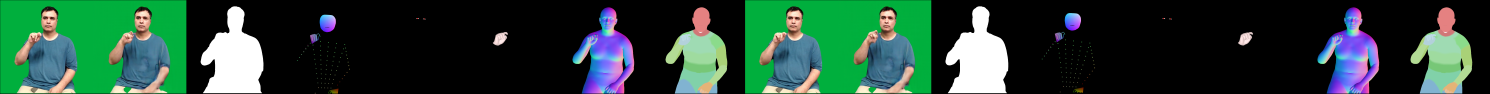
#> input picture zhangteng/m_figures/chapter4/result/how2sign/ccbr_110_000000.png, 16390 x 1028 px (shown at 1/11 size)
$ python 1.py
#> lines starting #> are read from the running program, lines starting #| are printed output that depends on the picture
from PIL import Image

def crop_image(input_image_path, output_image_path):
#> called with input_image_path = 'ccbr_110_000000.png', output_image_path = 'origin.jpg'
    with Image.open(input_image_path) as img:
        # 裁剪参数：从x=1024开始，宽度为1024，高度为1024
#> img is the input picture: PIL image 16390x1028 RGB; mean R, G, B 38, 66.6, 53.3
        start_x = 0
        start_y = 0  # 从图像顶部开始裁剪
        width = 1024
        height = 1024
        box = (start_x, start_y, start_x + width, start_y + height)

        # 裁剪图像
        cropped_image = img.crop(box)
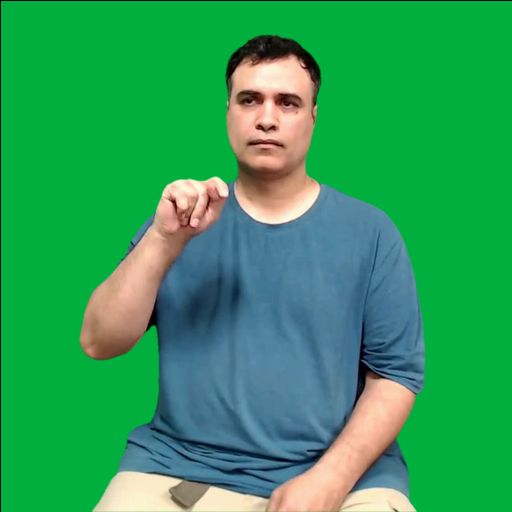
#> cropped_image: PIL image 1024x1024 RGB (shown at 1/2 size); mean R, G, B 46.8, 156.4, 90.9

        # 保存裁剪后的图像
        cropped_image.save(output_image_path)
        cropped_image.show()

# 使用示例
input_path = 'ccbr_110_000000.png'  # 替换为你的图片路径
output_path = 'origin.jpg'  # 裁剪后图片的保存路径

crop_image(input_path, output_path)
